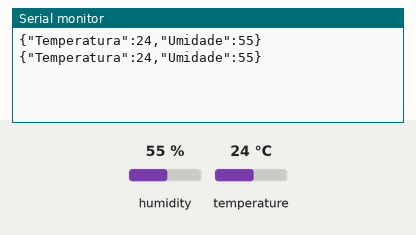
This sketch was run on a simulated Arduino Uno, built with avr-gcc and run on an emulated ATmega328P. On the bench: the last lines printed to the serial monitor. Inputs (shaded band) come from the test bench; at power-on: humidity 55 %, temperature 24 °C.

Above: at 2.8 s.
2.9 s: humidity set to 22 %
At 4.4 s:
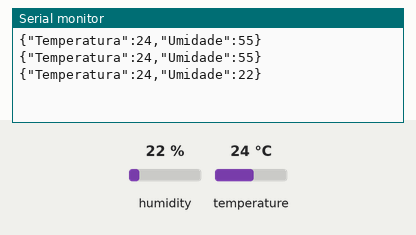
5.6 s: temperature set to 12 °C
At 6.8 s:
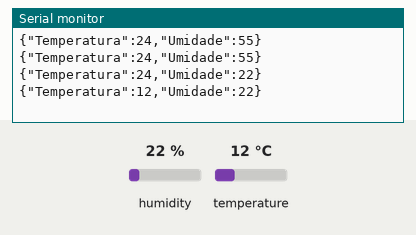
8.3 s: humidity set to 40 %
At 10.5 s:
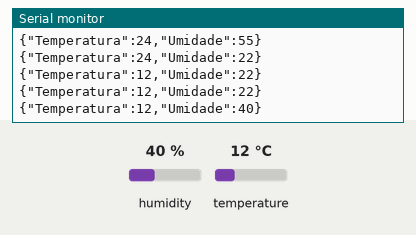
Timing chart, 0 to 12.0 s (numbered marks = the images above; inputs shaded):
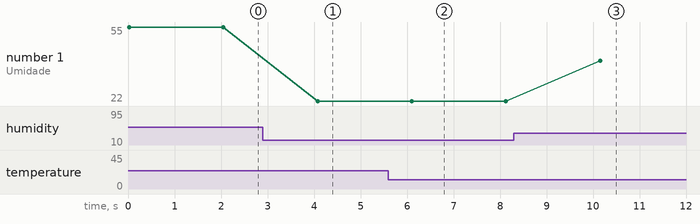

Measured:
- after the input at 2.9 s, the serial monitor: prints a new line after 1.2 s (image 1)
- after the input at 5.6 s, the serial monitor: prints a new line after 0.50 s (image 2)
- after the input at 8.3 s, the serial monitor: prints a new line after 1.9 s (image 3)
- plotted number 1: 55 → 22 after the input at 2.9 s, 22 → 40 after the input at 8.3 s

The sketch:

Aula2.ino
```cpp
#include <DHT.h>
#include <ArduinoJson.h>

#define dhtpin 2
#define dhttype DHT11

DHT dht(dhtpin, dhttype);

void setup() {
  dht.begin();
  Serial.begin(9600);

}

void loop() {
  int temp = dht.readTemperature();
  int umi = dht.readHumidity();

  StaticJsonDocument<100>json;

  json["Temperatura"] = temp;
  json["Umidade"] = umi;

  serializeJson(json, Serial);
  Serial.println();
  delay(2000);

}
```
